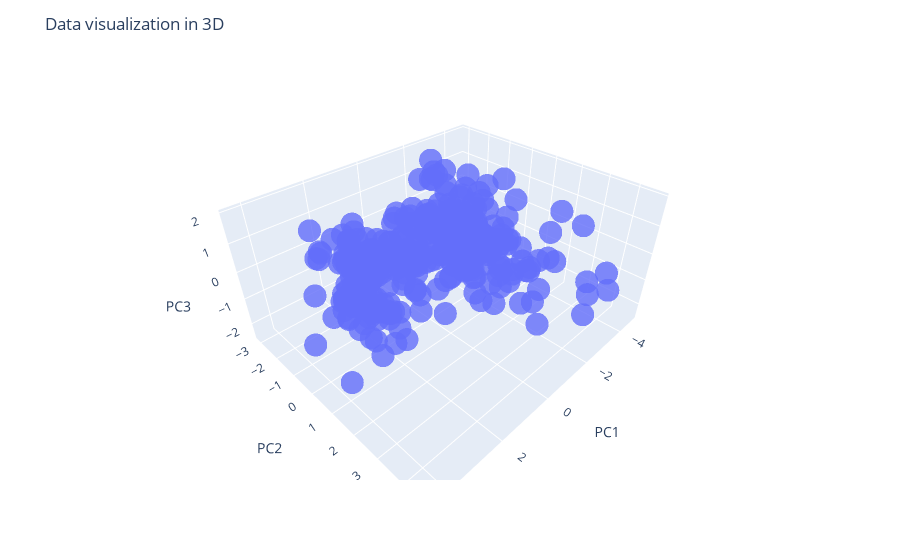

The cell this chart's notebook holds for it:
### Code cell
import plotly.express as px

df_plot = pd.DataFrame(df_pca3, columns=['PC1','PC2','PC3'])
fig = px.scatter_3d(
    df_plot, x='PC1', y='PC2', z='PC3', opacity=0.8)

fig.update_layout(title="Data visualization in 3D")
fig.show()

### Figure 1 — Plotly figure (JSON) as saved in the notebook; plotly's stock layout.template omitted (floating-point values rounded to 4 significant figures; data arrays with more than 128 entries replaced by an {"elided": "..."} marker saying what was removed)
{"data": [{"hovertemplate": "PC1=%{x}<br>PC2=%{y}<br>PC3=%{z}<extra></extra>", "legendgroup": "", "marker": {"color": "#636efa", "opacity": 0.8, "symbol": "circle"}, "mode": "markers", "name": "", "scene": "scene", "showlegend": false, "type": "scatter3d", "x": {"elided": "300 float values"}, "y": {"elided": "300 float values"}, "z": {"elided": "300 float values"}}], "layout": {"legend": {"tracegroupgap": 0}, "margin": {"t": 60}, "scene": {"domain": {"x": [0, 1], "y": [0, 1]}, "xaxis": {"title": {"text": "PC1"}}, "yaxis": {"title": {"text": "PC2"}}, "zaxis": {"title": {"text": "PC3"}}}, "title": {"text": "Data visualization in 3D"}}}
